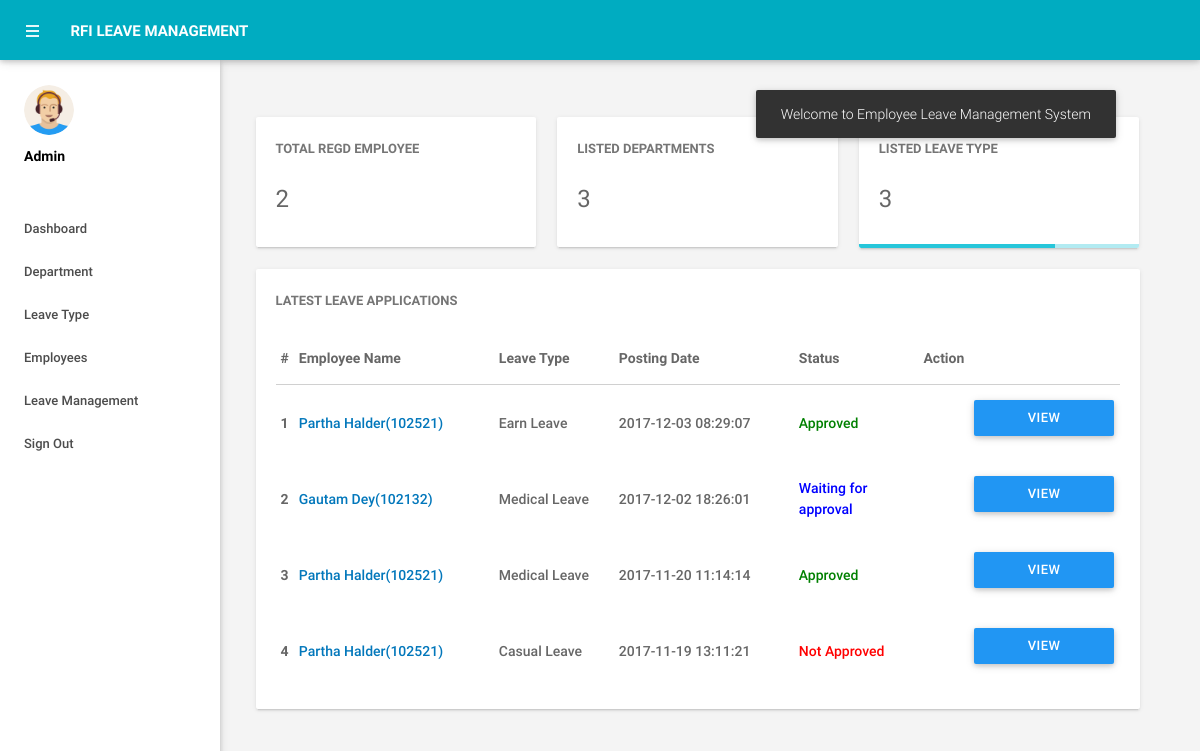
Screenshot of /admin/dashboard.php (signed in) with the database file from the repository.
### tables this page shows
CREATE TABLE IF NOT EXISTS `tblleaves` (
  `id` int(11) NOT NULL,
  `LeaveType` varchar(110) NOT NULL,
  `ToDate` varchar(120) NOT NULL,
  `FromDate` varchar(120) NOT NULL,
  `Description` mediumtext NOT NULL,
  `PostingDate` timestamp NOT NULL DEFAULT CURRENT_TIMESTAMP,
  `AdminRemark` mediumtext,
  `AdminRemarkDate` varchar(120) DEFAULT NULL,
  `Status` int(1) NOT NULL,
  `IsRead` int(1) NOT NULL,
  `empid` int(11) DEFAULT NULL
);

CREATE TABLE IF NOT EXISTS `tblemployees` (
  `id` int(11) NOT NULL,
  `EmpId` varchar(100) NOT NULL,
  `FirstName` varchar(150) NOT NULL,
  `LastName` varchar(150) NOT NULL,
  `EmailId` varchar(200) NOT NULL,
  `Password` varchar(180) NOT NULL,
  `Gender` varchar(100) NOT NULL,
  `Dob` varchar(100) NOT NULL,
  `Department` varchar(255) NOT NULL,
  `Address` varchar(255) NOT NULL,
  `City` varchar(200) NOT NULL,
  `Country` varchar(150) NOT NULL,
  `Phonenumber` char(11) NOT NULL,
  `Status` int(1) NOT NULL,
  `RegDate` timestamp NOT NULL DEFAULT CURRENT_TIMESTAMP
);

### admin/dashboard.php (the view, shortened to what this page needs)
<?php
include('includes/config.php');
if(strlen($_SESSION['alogin'])==0)
    {
header('location:index.php');
}
else{
?>
<!DOCTYPE html>
<html lang="en">
    <head>
        <link type="text/css" rel="stylesheet" href="../assets/plugins/materialize/css/materialize.min.css"/>
        <link href="../assets/plugins/metrojs/MetroJs.min.css" rel="stylesheet">
        <link href="../assets/plugins/weather-icons-master/css/weather-icons.min.css" rel="stylesheet">
        <link href="../assets/css/alpha.min.css" rel="stylesheet" type="text/css"/>
        <link href="../assets/css/custom.css" rel="stylesheet" type="text/css"/>
    </head>
    <body>
           <?php include('includes/header.php');?>
       <?php include('includes/sidebar.php');?>
            <main class="mn-inner">
                <div class="middle-content">
                    <div class="row no-m-t no-m-b">
                    <div class="col s12 m12 l4">
                        <div class="card stats-card">
                            <div class="card-content">
                                <span class="card-title">Total Regd Employee</span>
                                <span class="stats-counter">
<?php
$sql = "SELECT id from tblemployees";
$query = $dbh -> prepare($sql);
$query->execute();
$empcount=$query->rowCount();
?>
                                    <span class="counter"><?php echo htmlentities($empcount);?></span></span>
                            </div>
                            <div id="sparkline-bar"></div>
                        </div>
                    </div>
                        <div class="col s12 m12 l4">
                        <div class="card stats-card">
                            <div class="card-content">
                                <span class="card-title">Listed Departments </span>
    <?php
$sql = "SELECT id from tbldepartments";
$query = $dbh -> prepare($sql);
$query->execute();
$dptcount=$query->rowCount();
?>
                                <span class="stats-counter"><span class="counter"><?php echo htmlentities($dptcount);?></span></span>
                            </div>
                            <div id="sparkline-line"></div>
                        </div>
                    </div>
                    <div class="col s12 m12 l4">
                        <div class="card stats-card">
                            <div class="card-content">
                                <span class="card-title">Listed Leave Type</span>
                                    <?php
$sql = "SELECT id from  tblleavetype";
$query = $dbh -> prepare($sql);
$query->execute();
$leavtypcount=$query->rowCount();
?>
                                <span class="stats-counter"><span class="counter"><?php echo htmlentities($leavtypcount);?></span></span>
                            </div>
                            <div class="progress stats-card-progress">
                                <div class="determinate" style="width: 70%"></div>
                            </div>
                        </div>
                    </div>
                </div>
                    <div class="row no-m-t no-m-b">
                        <div class="col s12 m12 l12">
                            <div class="card invoices-card">
                                <div class="card-content">
                                    <span class="card-title">Latest Leave Applications</span>
                             <table id="example" class="display responsive-table ">
                                    <thead>
                                        <tr>
                                            <th>#</th>
                                            <th width="200">Employee Name</th>
                                            <th width="120">Leave Type</th>
                                             <th width="180">Posting Date</th>
                                            <th>Status</th>
                                            <th align="center">Action</th>
                                        </tr>
                                    </thead>
                                    <tbody>
<?php $sql = "SELECT tblleaves.id as lid,tblemployees.FirstName,tblemployees.LastName,tblemployees.EmpId,tblemployees.id,tblleaves.LeaveType,tblleaves.PostingDate,tblleaves.Status from tblleaves join tblemployees on tblleaves.empid=tblemployees.id order by lid desc limit 6";
$query = $dbh -> prepare($sql);
$query->execute();
$results=$query->fetchAll(PDO::FETCH_OBJ);
$cnt=1;
if($query->rowCount() > 0)
{
foreach($results as $result)
{
      ?>
                                        <tr>
                                            <td> <b><?php echo htmlentities($cnt);?></b></td>
                                              <td><a href="editemployee.php?empid=<?php echo htmlentities($result->id);?>" target="_blank"><?php echo htmlentities($result->FirstName." ".$result->LastName);?>(<?php echo htmlentities($result->EmpId);?>)</a></td>
                                            <td><?php echo htmlentities($result->LeaveType);?></td>
                                            <td><?php echo htmlentities($result->PostingDate);?></td>
                                                                       <td><?php $stats=$result->Status;
if($stats==1){
                                             ?>
                                                 <span style="color: green">Approved</span>
                                                 <?php } if($stats==2)  { ?>
                                                <span style="color: red">Not Approved</span>
                                                 <?php } if($stats==0)  { ?>
 <span style="color: blue">Waiting for approval</span>
 <?php } ?>
                                             </td>
          <td>
           <td><a href="leave-details.php?leaveid=<?php echo htmlentities($result->lid);?>" class="waves-effect waves-light btn blue m-b-xs"  > View Details</a></td>
                                    </tr>
                                         <?php $cnt++;} }?>
                                    </tbody>
                                </table>
                                </div>
                            </div>
                        </div>
                    </div>
                </div>
            </main>
        </div>
    </body>
</html>
<?php } ?>

### rows the page displays
tblleaves: tblemployees.FirstName+LastName "Partha Halder", tblemployees.EmpId "102521", LeaveType "Earn Leave", PostingDate "2017-12-03 08:29:07", Status "Approved"
tblleaves: tblemployees.FirstName+LastName "Gautam Dey", tblemployees.EmpId "102132", LeaveType "Medical Leave", PostingDate "2017-12-02 18:26:01", Status "Waiting for approval"
tblleaves: tblemployees.FirstName+LastName "Partha Halder", tblemployees.EmpId "102521", LeaveType "Medical Leave", PostingDate "2017-11-20 11:14:14", Status "Approved"
tblleaves: tblemployees.FirstName+LastName "Partha Halder", tblemployees.EmpId "102521", LeaveType "Casual Leave", PostingDate "2017-11-19 13:11:21", Status "Not Approved"

### other values shown
$empcount "2"
$dptcount "3"
$leavtypcount "3"
